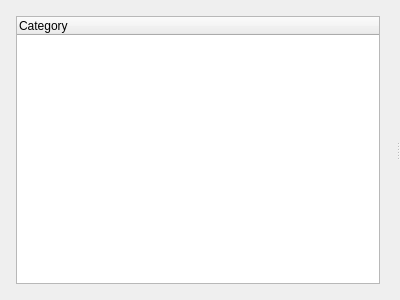
<?xml version="1.0" encoding="UTF-8"?>
<ui version="4.0">
 <class>CustomSettingsWidget</class>
 <widget class="QWidget" name="CustomSettingsWidget">
  <property name="geometry">
   <rect>
    <x>0</x>
    <y>0</y>
    <width>400</width>
    <height>300</height>
   </rect>
  </property>
  <layout class="QHBoxLayout" name="horizontalLayout_2">
   <property name="leftMargin">
    <number>0</number>
   </property>
   <property name="topMargin">
    <number>0</number>
   </property>
   <property name="rightMargin">
    <number>0</number>
   </property>
   <property name="bottomMargin">
    <number>0</number>
   </property>
   <item>
    <widget class="QSplitter" name="splitter">
     <property name="lineWidth">
      <number>0</number>
     </property>
     <property name="orientation">
      <enum>Qt::Horizontal</enum>
     </property>
     <widget class="QnPanel" name="leftPanel" native="true">
      <layout class="QVBoxLayout" name="verticalLayout">
       <property name="leftMargin">
        <number>16</number>
       </property>
       <property name="topMargin">
        <number>16</number>
       </property>
       <property name="rightMargin">
        <number>16</number>
       </property>
       <property name="bottomMargin">
        <number>16</number>
       </property>
       <item>
        <widget class="QTreeWidget" name="groupsWidget">
         <property name="allColumnsShowFocus">
          <bool>true</bool>
         </property>
         <column>
          <property name="text">
           <string>Category</string>
          </property>
         </column>
        </widget>
       </item>
      </layout>
     </widget>
     <widget class="QStackedWidget" name="contentsWidget"/>
    </widget>
   </item>
  </layout>
 </widget>
 <customwidgets>
  <customwidget>
   <class>QnPanel</class>
   <extends>QWidget</extends>
   <header location="global">ui/widgets/common/panel.h</header>
   <container>1</container>
  </customwidget>
 </customwidgets>
 <resources/>
 <connections/>
</ui>
